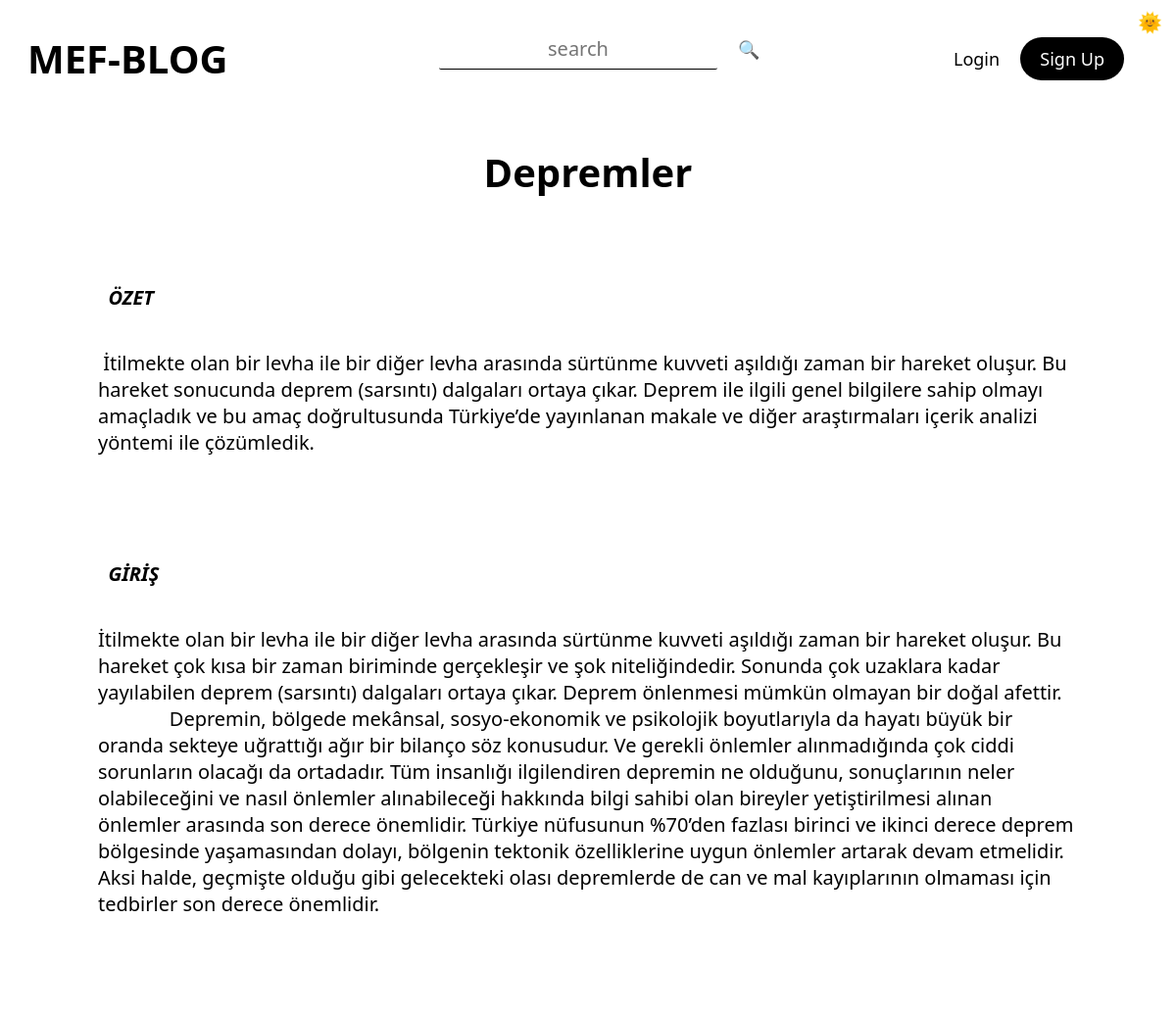
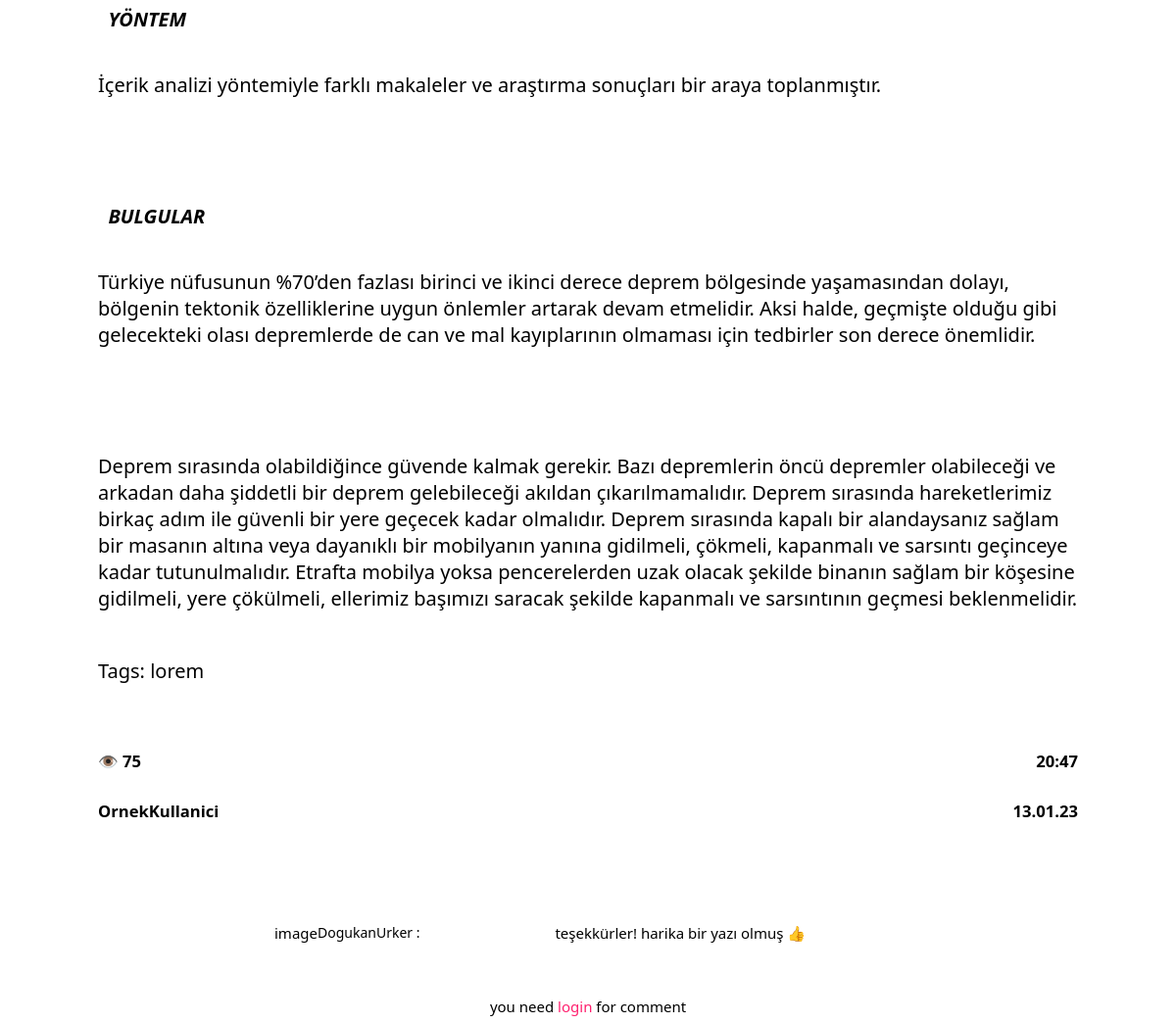
The page /1 on the database its author committed (2 pictures, top to bottom).
### tables this page shows
CREATE TABLE "posts" (
	"id"	INTEGER NOT NULL UNIQUE,
	"title"	TEXT NOT NULL,
	"tags"	TEXT,
	"content"	TEXT NOT NULL,
	"author"	TEXT NOT NULL,
	"date"	TEXT NOT NULL,
	"time"	TEXT NOT NULL,
	"views"	TEXT,
	"lastEditDate"	TEXT,
	"lastEditTime"	TEXT,
	PRIMARY KEY("id" AUTOINCREMENT)
);

### routes/post.py (the view)
@postBlueprint.route("/<int:postID>", methods=["GET", "POST"])
def post(postID):
    form = commentForm(request.form)
    connection = sqlite3.connect("db/posts.db")
    cursor = connection.cursor()
    cursor.execute(f"select id from posts")
    posts = str(cursor.fetchall())
    match str(postID) in posts:
        case True:
            message("2", f'POST: "{postID}" FOUND')
            connection = sqlite3.connect("db/posts.db")
            cursor = connection.cursor()
            cursor.execute(f'select * from posts where id = "{postID}"')
            post = cursor.fetchone()
            cursor.execute(f'update posts set views = views+1 where id = "{postID}"')
            connection.commit()
            if request.method == "POST":
                comment = request.form["comment"]
                connection = sqlite3.connect("db/comments.db")
                cursor = connection.cursor()
                cursor.execute(
                    "insert into comments(post,comment,user,date,time) \
                    values(?, ?, ?, ?, ?)",
                    (
                        postID,
                        comment,
                        session["userName"],
                        currentDate(),
                        currentTime(),
                    ),
                )
                connection.commit()
                addPoints(5, session["userName"])
                flash("You earned 5 points by commenting ", "success")
                return redirect(f"/post/{postID}")
            connection = sqlite3.connect("db/comments.db")
            cursor = connection.cursor()
            cursor.execute(f'select * from comments where post = "{postID}"')
            comments = cursor.fetchall()
            return render_template(
                "post.html",
                id=post[0],
                title=post[1],
                tags=post[2],
                content=post[3],
                author=post[4],
                views=post[7],
                date=post[5],
                time=post[6],
                form=form,
                comments=comments,
            )
        case False:
            message("1", "404")
            return render_template("404.html")

### forms.py
class commentForm(Form):
    comment = TextAreaField(
        "Comment",
        [validators.Length(min=20, max=500), validators.InputRequired()],
        render_kw={"placeholder": "leave a comment"},
    )

### app.py (called while the page is built)
@app.context_processor
def utility_processor():
    getProfilePicture
    return dict(getProfilePicture=getProfilePicture)

### helpers.py (called while the page is built)
def currentDate():
    return datetime.now().strftime("%d.%m.%y")

def currentTime(seconds=False):
    match seconds:
        case False:
            return datetime.now().strftime("%H:%M")
        case True:
            return datetime.now().strftime("%H:%M:%S")

def message(color, message):
    print(
        f"\n\033[94m[{currentDate()}\033[0m"
        f"\033[95m {currentTime(True)}]\033[0m"
        f"\033[9{color}m {message}\033[0m\n"
    )
    logFile = open("log.log", "a")
    logFile.write(f"[{currentDate()}" f"|{currentTime(True)}]" f" {message}\n")
    logFile.close()

### templates/post.html (shortened to what this page needs)
{% extends 'layout.html'%} {%block head%}
<link
  rel="stylesheet"
  href="{{ url_for('static', filename='css/post.css') }}"
/>
{% endblock head %} {%block body%}
<div class="post centeredHorizontally">
  <h1 class="title">{{title}}</h1>
  <p class="content">
    {{content|safe}} <br />
    Tags: {{tags.replace(",",", ")}}
  </p>
  <div class="bottomBar">
    <div>
      <h5>👁️ {{views}}</h5>
      <a href="/user/{{author|lower}}">
        <h5 class="author">
          OrnekKullanici
         </h5></a>
    </div>
    <div class="dateTime">
      <h5>{{time}}</h5>
      <h5 class="date">{{date}}</h5>
    </div>
  </div>
  {% if comments %}
    {% for comment in comments %}
      <div class="comments">
        <p>image</p>
        <section class="commentUserNameContainer">
          <a href="/user/{{comment[3]|lower}}" class="commentUserName"
            >{{comment[3]}} :</a
          >
        </section>
        <p class="centeredHorizontally">{{comment[2]}}</p>
    </div>
    <form method="post" class="commentForm">
      {% if session["userName"] %} {{form.comment(class_="comment")}}
      <button type="submit" class="btnSubmit">comment</button>
    {% else %}
    <small
      >you need
      <a href="/login/redirect=&post&{{id}}" class="linkLogin">login</a> for
      comment</small
    >
  </form>
  {% endif %}
  {% endfor %}
  {% endif %}
</div>
{% endblock body %}

### static/css/general.css (style rules this page uses)
:root { --themePrimary: #000; --themeSecondary: #fff; --themeHelper: #303030; --primaryColor: #ff206e; --primaryHelper: #FF4F8C; }
* { font-family: system-ui, "Segoe UI", Roboto, Helvetica, Arial, sans-serif, "Apple Color Emoji", "Segoe UI Emoji", "Segoe UI Symbol"; color: var(--themePrimary); }
html { font-size: 125% !important; }
body { background-color: var(--themeSecondary); }
a { text-decoration: none; user-select: none; }
.centeredHorizontally { margin-left: auto; margin-right: auto; }

### static/css/post.css (style rules this page uses)
.post { display: flex; flex-direction: column; max-width: 50rem; margin-top: 1.5rem; }
.post h1 { text-align: center; }
.title { font-size: 2rem; }
.bottomBar { display: flex; align-items: stretch; justify-content: space-between; }
.linkLogin { color: var(--primaryColor); transition: 0.25s; }
small { font-size: 0.75rem; }
.commentForm { margin: 2rem auto 0 auto; display: flex; justify-content: space-between; width: fit-content; border: 1px solid var(--primaryColor); border-radius: 1rem; }
.comments { margin: 3rem auto 0 auto; width: 32rem; font-size: 0.75rem; display: flex; justify-content: space-between; flex-wrap: wrap; align-items: center; }
.commentUserNameContainer { font-size: 0.7rem; margin-right: 2rem; }
.dateTime h5 { text-align: right; }

### static/css/editor.css (style rules this page uses)
:root { --ck-border-radius: 1rem; --ck-font-size-base: 1rem; --ck-custom-background: hsl(270, 1%, 29%); --ck-custom-foreground: hsl(255, 3%, 18%); --ck-custom-border: hsl(300, 1%, 22%); --ck-custom-white: var(--light); --ck-color-base-foreground: var(--ck-custom-background); --ck-color-focus-border: hsl(208, 90%, 62%); --ck-color-text: hsl(0, 0%, 98%); --ck-color-shadow-drop: hsla(0, 0%, 0%, 0.2); --ck-color-shadow-inner: hsla(0, 0%, 0%, 0.1); --ck-color-button-default-background: var(--ck-custom-background); --ck-color-button-default-hover-background: hsl(270, 1%, 22%); --ck-color-button-default-active-background: hsl(270, 2%, 20%); --ck-color-button-default-active-shadow: hsl(270, 2%, 23%); --ck-color-button-default-disabled-background: var(--ck-custom-background); --ck-color-button-on-background: var(--ck-custom-foreground); --ck-color-button-on-hover-background: hsl(255, 4%, 16%); --ck-color-button-on-active-background: hsl(255, 4%, 14%); --ck-color-button-on-active-shadow: hsl(240, 3%, 19%); --ck-color-button-on-disabled-background: var(--ck-custom-foreground); --ck-color-button-action-background: hsl(168, 76%, 42%); --ck-color-button-action-hover-background: hsl(168, 76%, 38%); --ck-color-button-action-active-background: hsl(168, 76%, 36%); --ck-color-button-action-active-shadow: hsl(168, 75%, 34%); --ck-color-button-action-disabled-background: hsl(168, 76%, 42%); --ck-color-button-action-text: var(--ck-custom-white); --ck-color-button-save: hsl(120, 100%, 46%); --ck-color-button-cancel: hsl(15, 100%, 56%); --ck-color-dropdown-panel-background: var(--ck-custom-background); --ck-color-dropdown-panel-border: var(--ck-custom-foreground); --ck-color-split-button-hover-background: var(--ck-color-button-default-hover-background); --ck-color-split-button-hover-border: var(--ck-custom-foreground); --ck-color-input-background: var(--ck-custom-background); --ck-color-input-border: hsl(257, 3%, 43%); --ck-color-input-text: hsl(0, 0%, 98%); --ck-color-input-disabled-background: hsl(255, 4%, 21%); --ck-color-input-disabled-border: hsl(250, 3%, 38%); --ck-color-input-disabled-text: hsl(0, 0%, 78%); --ck-color-labeled-field-label-background: var(--ck-custom-background); --ck-color-list-background: var(--ck-custom-background); --ck-color-list-button-hover-background: var(--ck-custom-foreground); --ck-color-list-button-on-background: hsl(208, 88%, 52%); --ck-color-list-button-on-text: var(--ck-custom-white); --ck-color-panel-background: var(--ck-custom-background); --ck-color-panel-border: var(--ck-custom-border); --ck-color-toolbar-background: var(--ck-custom-background); --ck-color-toolbar-border: var(--ck-custom-border); --ck-color-tooltip-background: hsl(252, 7%, 14%); --ck-color-tooltip-text: hsl(0, 0%, 93%); --ck-color-image-caption-background: hsl(0, 0%, 97%); --ck-color-image-caption-text: hsl(0, 0%, 20%); --ck-color-widget-blurred-border: hsl(0, 0%, 87%); --ck-color-widget-hover-border: hsl(43, 100%, 68%); --ck-color-widget-editable-focus-background: var(--ck-custom-white); --ck-color-link-default: hsl(190, 100%, 75%); }

### templates/post.html (style rules this page uses)
.commentForm { border: none; }

### rows shown on the page
posts: title "Depremler", content "ÖZET İtilmekte olan bir levha ile bir diğer levha arasında sürtünme kuvveti aşıldığı zaman bir hareket oluşur. Bu hareket sonucunda deprem (sarsıntı) dalgaları ortaya çıkar. Deprem ile ilgili genel bilgilere sahip olmayı amaçladık ve bu amaç doğrultusunda Türkiye’de yayınlanan makale ve diğer araştırmaları içerik analizi yöntemi ile çözümledik. GİRİŞ İtilmekte olan bir levha ile bir diğer levha arasında sürtünme kuvveti aşıldığı zaman bir hareket oluşur. Bu hareket çok kısa bir zaman biriminde gerçekleşir ve şok niteliğindedir. Sonunda çok uzaklara kadar yayılabilen deprem (sarsıntı) dalgaları ortaya çıkar. Deprem önlenmesi mümkün olmayan bir doğal afettir. Depremin, bölgede mekânsal,…", replace "lorem", views "75", time "20:47", date "13.01.23"

### other values the page prints
{{ comment[3] }} "DogukanUrker"
{{ comment[2] }} "teşekkürler! harika bir yazı olmuş 👍"
